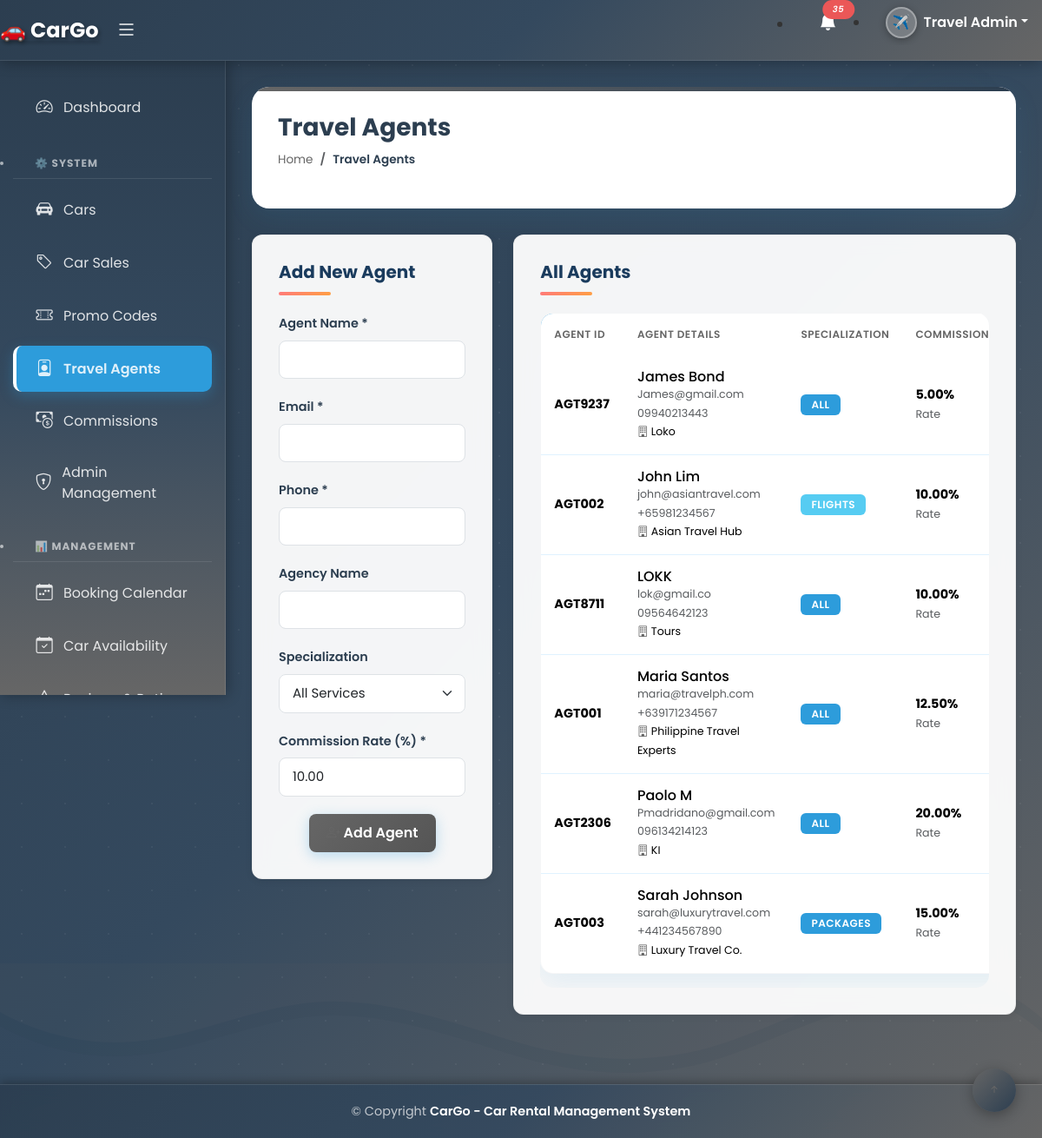
The app's page /index.php?page=agents (signed in) with its own data.
### tables this page shows
CREATE TABLE `travel_agents` (
  `id` int(11) NOT NULL,
  `agent_id` varchar(20) NOT NULL,
  `agent_name` varchar(150) NOT NULL,
  `email` varchar(100) NOT NULL,
  `phone` varchar(50) NOT NULL,
  `agency_name` varchar(150) DEFAULT NULL,
  `specialization` enum('Flights','Hotels','Tours','Packages','All') DEFAULT 'All',
  `commission_rate` decimal(5,2) DEFAULT 10.00,
  `total_bookings` int(11) DEFAULT 0,
  `total_commission` decimal(10,2) DEFAULT 0.00,
  `status` enum('Active','Inactive','On Leave') DEFAULT 'Active',
  `registered_date` timestamp NOT NULL DEFAULT current_timestamp()
);

### modules/agents.php (the view, shortened to what this page needs)
<?php
$host = 'localhost';
$user = 'root';
$pass = '';
$dbname = 'travel_db_improved';
$conn = new mysqli($host, $user, $pass, $dbname);
$agents = [];
$result = $conn->query("SELECT * FROM travel_agents ORDER BY agent_name");
while($row = $result->fetch_assoc()) {
    $agents[] = $row;
}
?>
<div class="pagetitle">
  <h1>Travel Agents</h1>
  <nav>
    <ol class="breadcrumb">
      <li class="breadcrumb-item"><a href="index.php">Home</a></li>
      <li class="breadcrumb-item active">Travel Agents</li>
    </ol>
  </nav>
</div>
<section class="section">
  <div class="row">
    <div class="col-lg-4">
      <div class="card">
        <div class="card-body">
          <h5 class="card-title">Add New Agent</h5>
          <form method="POST" action="">
            <div class="mb-3">
              <label for="agent_name" class="form-label">Agent Name *</label>
              <input type="text" class="form-control" id="agent_name" name="agent_name" required>
            </div>
            <div class="mb-3">
              <label for="email" class="form-label">Email *</label>
              <input type="email" class="form-control" id="email" name="email" required>
            </div>
            <div class="mb-3">
              <label for="phone" class="form-label">Phone *</label>
              <input type="tel" class="form-control" id="phone" name="phone" required>
            </div>
            <div class="mb-3">
              <label for="agency_name" class="form-label">Agency Name</label>
              <input type="text" class="form-control" id="agency_name" name="agency_name">
            </div>
            <div class="mb-3">
              <label for="specialization" class="form-label">Specialization</label>
              <select class="form-select" id="specialization" name="specialization">
                <option value="All">All Services</option>
              </select>
            </div>
            <div class="mb-3">
              <label for="commission_rate" class="form-label">Commission Rate (%) *</label>
              <input type="number" class="form-control" id="commission_rate" name="commission_rate" step="0.01" min="0" max="50" value="10.00" required>
            </div>
            <div class="text-center">
              <button type="submit" class="btn btn-primary">
                <i class="bi bi-person-plus"></i> Add Agent
              </button>
            </div>
          </form>
        </div>
      </div>
    </div>
    <div class="col-lg-8">
      <div class="card">
        <div class="card-body">
          <h5 class="card-title">All Agents</h5>
          <div class="table-responsive">
            <table class="table table-hover">
              <thead>
                <tr>
                  <th>Agent ID</th>
                  <th>Agent Details</th>
                  <th>Specialization</th>
                  <th>Commission</th>
                </tr>
              </thead>
              <tbody>
                <?php foreach($agents as $agent):
                ?>
                <tr>
                  <td><strong><?php echo $agent['agent_id']; ?></strong></td>
                  <td>
                    <div>
                      <h6 class="mb-0"><?php echo htmlspecialchars($agent['agent_name']); ?></h6>
                      <small class="text-muted"><?php echo $agent['email']; ?></small><br>
                      <small class="text-muted"><?php echo $agent['phone']; ?></small>
                      <?php if($agent['agency_name']): ?>
                      <br><small><i class="bi bi-building"></i> <?php echo $agent['agency_name']; ?></small>
                      <?php endif; ?>
                    </div>
                  </td>
                  <td>
                    <?php
                    $specialization_badge = '';
                    switch($agent['specialization']) {
                      case 'Flights': $specialization_badge = 'info'; break;
                      default: $specialization_badge = 'primary';
                    }
                    ?>
                    <span class="badge bg-<?php echo $specialization_badge; ?>">
                      <?php echo $agent['specialization']; ?>
                    </span>
                  </td>
                  <td>
                    <div><strong><?php echo $agent['commission_rate']; ?>%</strong></div>
                    <small class="text-muted">Rate</small>
                  </td>
                </tr>
                <?php endforeach; ?>
              </tbody>
            </table>
          </div>
        </div>
      </div>
    </div>
  </div>
</section>

### assets/css/style.css (style rules this page uses)
:root { --ocean-blue: #2D9CDB; --coral-pink: #FF7A7A; --sunset-orange: #FF9F43; --palm-green: #27AE60; --sand-beige: #F2C94C; --lagoon-teal: #56CCF2; --volcano-red: #EB5757; --deep-navy: #1A3B5D; --sunset-gradient: linear-gradient(135deg, #FF7A7A 0%, #FF9F43 100%); --ocean-gradient: linear-gradient(135deg, #2D9CDB 0%, #56CCF2 100%); --beach-gradient: linear-gradient(135deg, #F2C94C 0%, #FFEAA7 100%); --forest-gradient: linear-gradient(135deg, #27AE60 0%, #6FCF97 100%); --card-shadow: 0 10px 30px rgba(45, 156, 219, 0.1); --card-shadow-hover: 0 15px 40px rgba(45, 156, 219, 0.2); }
body { font-family: 'Poppins', sans-serif; background-color: #f8fafc; background-image: url('../img/travel-pattern.png'); background-size: 300px; }
.table { border-radius: 15px; overflow: hidden; box-shadow: var(--card-shadow); border: 1px solid #e0f2ff; }
.table thead { background: var(--ocean-gradient); color: white; }
.table thead th { border: none; padding: 15px; font-weight: 600; }
.table tbody tr { transition: all 0.3s ease; }
.table tbody td { border-color: #e0f2ff; padding: 15px; vertical-align: middle; }
.badge { padding: 8px 15px; border-radius: 20px; font-weight: 500; text-transform: uppercase; letter-spacing: 0.5px; }
.bg-primary { background-color: var(--ocean-blue) !important; }
.bg-info { background-color: var(--lagoon-teal) !important; }
.form-control, .form-select { border: 2px solid #e0f2ff; border-radius: 12px; padding: 12px 15px; transition: all 0.3s ease; font-size: 15px; }
.btn { border-radius: 12px; padding: 12px 30px; font-weight: 600; transition: all 0.3s ease; border: none; position: relative; overflow: hidden; }
.btn::after { content: ''; position: absolute; top: 50%; left: 50%; width: 5px; height: 5px; background: rgba(255, 255, 255, 0.6); opacity: 0; border-radius: 100%; transform: scale(1, 1) translate(-50%); transform-origin: 50% 50%; }
.btn-primary { background: var(--ocean-gradient); box-shadow: 0 4px 15px rgba(45, 156, 219, 0.3); }
.bi { vertical-align: middle; }
.pagetitle { background: white; padding: 30px; border-radius: 20px; margin-bottom: 30px; box-shadow: var(--card-shadow); position: relative; overflow: hidden; }
.pagetitle::before { content: ''; position: absolute; top: 0; left: 0; right: 0; height: 5px; background: linear-gradient(135deg, #666 0%, #2c3e50 100%); }
.pagetitle h1 { color: var(--deep-navy); font-weight: 700; margin-bottom: 10px; }
.breadcrumb { background: none; padding: 0; margin: 0; }
.breadcrumb-item a { color: var(--lagoon-teal); text-decoration: none; }
.breadcrumb-item.active { color: var(--ocean-blue); }
.card { border-radius: 20px; border: none; box-shadow: var(--card-shadow); transition: all 0.3s ease; overflow: hidden; }
.card-body { padding: 30px; }
.card-title { color: var(--deep-navy); font-weight: 700; margin-bottom: 20px; position: relative; padding-bottom: 15px; }
.card-title::after { content: ''; position: absolute; bottom: 0; left: 0; width: 60px; height: 4px; background: var(--sunset-gradient); border-radius: 2px; }
.table-hover tbody tr { position: relative; }
.table-hover tbody tr::after { content: ''; position: absolute; left: 0; top: 0; height: 100%; width: 4px; background: transparent; transition: background 0.3s ease; }
.card { position: relative; overflow: hidden; }
.card::before { content: ''; position: absolute; top: -50%; left: -50%; width: 200%; height: 200%; background: linear-gradient(45deg, transparent, rgba(102, 102, 102, 0.05), transparent); transform: rotate(45deg); transition: all 0.6s; opacity: 0; }
.badge { animation: pulse 2s ease-in-out infinite; }
.card, .stat-card { opacity: 1; transform: translateY(0); }
.btn { position: relative; overflow: hidden; }
.btn::before { content: ''; position: absolute; top: 50%; left: 50%; width: 0; height: 0; border-radius: 50%; background: rgba(255, 255, 255, 0.3); transform: translate(-50%, -50%); transition: width 0.6s, height 0.6s; }
.pagetitle { opacity: 1; transform: translateX(0); }
.breadcrumb-item { opacity: 1; }
.table-responsive { border-radius: 15px; }

### records on screen
travel_agents: agent "AGT9237", agent_name "James Bond", email "James@gmail.com", phone "09940213443", agency_name "Loko", specialization "ALL", commission_rate "5.00"
travel_agents: agent "AGT002", agent_name "John Lim", email "john@asiantravel.com", phone "+65981234567", agency_name "Asian Travel Hub", specialization "FLIGHTS", commission_rate "10.00"
travel_agents: agent "AGT8711", agent_name "LOKK", email "lok@gmail.co", phone "09564642123", agency_name "Tours", specialization "ALL", commission_rate "10.00"
travel_agents: agent "AGT001", agent_name "Maria Santos", email "maria@travelph.com", phone "+639171234567", agency_name "Philippine Travel Experts", specialization "ALL", commission_rate "12.50"
travel_agents: agent "AGT2306", agent_name "Paolo M", email "Pmadridano@gmail.com", phone "096134214123", agency_name "KI", specialization "ALL", commission_rate "20.00"
travel_agents: agent "AGT003", agent_name "Sarah Johnson", email "sarah@luxurytravel.com", phone "+441234567890", agency_name "Luxury Travel Co.", specialization "PACKAGES", commission_rate "15.00"

### other values on screen
$unread_notifications "35"
